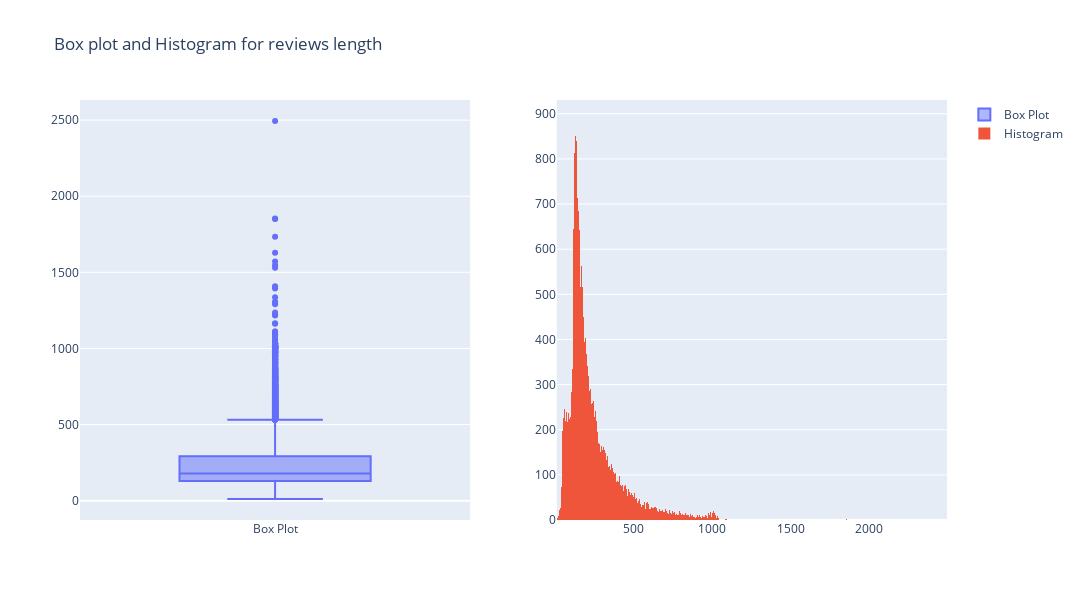
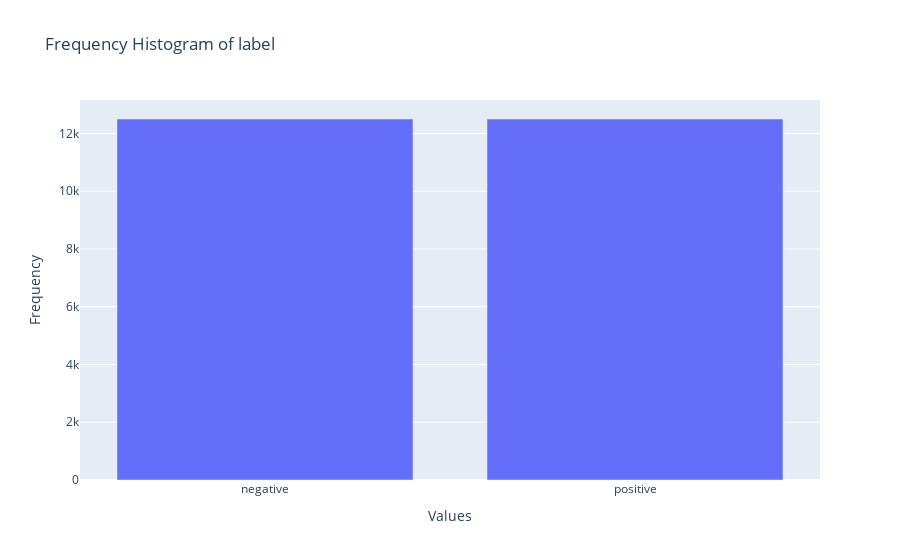

Write notebook code for charts like these, in order.
### Code cell
print(
f" x_train: {len(x_train)}\n",
f"y_train: {len(y_train)}\n",
f"x_test: {len(x_test)}\n",
f"y_test: {len(y_test)}\n",
f"category: {len(set(y_test))}"
)


# negative 0 & positive 1

reviews_length = [ len(review) for review in x_train ]

print(
f" min: {np.min(reviews_length)}\n",
f"max: {np.max(reviews_length)}\n"
)

import plotly.graph_objects as go
import plotly.subplots as sp


# Create subplots
fig = sp.make_subplots(rows=1, cols=2)

# Add box plot
fig.add_trace(go.Box(y=reviews_length, name='Box Plot'), row=1, col=1)

# Add histogram
fig.add_trace(go.Histogram(x=reviews_length, xbins=dict(size=5), name='Histogram'), row=1, col=2)

# hovertext = 
fig.update_traces(hovertext=[f'Length: {length}' for length in reviews_length], row=1, col=2)

# Set layout
fig.update_layout(height=600, width=1080, title='Box plot and Histogram for reviews length')

# Show the graph
fig.show()

# Calculate frequency
value_counts = {}
data = y_train

for value in data:
    value_counts[value] = value_counts.get(value, 0) + 1

# Extract X-axis and Y-axis data
x = list(value_counts.keys())
y = list(value_counts.values())

# Create histogram
fig = go.Figure(data=[go.Bar(x=["negative", "positive"], y=y)])

# Set layout
fig.update_layout(
    title={
        'text': 'Frequency Histogram of label',
    },
    xaxis_title='Values',
    yaxis_title='Frequency'
)

# Show the graph
fig.show()

### Figure 1 — Plotly figure (JSON) as saved in the notebook; plotly's stock layout.template omitted (floating-point values rounded to 4 significant figures; data arrays with more than 128 entries replaced by an {"elided": "..."} marker saying what was removed)
{"data": [{"name": "Box Plot", "type": "box", "xaxis": "x", "y": {"elided": "25000 int values"}, "yaxis": "y"}, {"hovertext": {"elided": "25000 str values"}, "name": "Histogram", "type": "histogram", "x": {"elided": "25000 int values"}, "xaxis": "x2", "xbins": {"size": 5}, "yaxis": "y2"}], "layout": {"height": 600, "title": {"text": "Box plot and Histogram for reviews length"}, "width": 1080, "xaxis": {"anchor": "y", "autorange": true, "domain": [0, 0.45], "range": [-0.5, 0.5], "type": "category"}, "xaxis2": {"anchor": "y2", "autorange": true, "domain": [0.55, 1], "range": [9.5, 2494.0], "type": "linear"}, "yaxis": {"anchor": "x", "autorange": true, "domain": [0, 1], "range": [-126.9, 2632.0], "type": "linear"}, "yaxis2": {"anchor": "x2", "autorange": true, "domain": [0, 1], "range": [0, 930.5]}}}

### Figure 2 — Plotly figure (JSON) as saved in the notebook; plotly's stock layout.template omitted (floating-point values rounded to 4 significant figures)
{"data": [{"type": "bar", "x": ["negative", "positive"], "y": [12500, 12500]}], "layout": {"autosize": true, "title": {"text": "Frequency Histogram of label"}, "xaxis": {"autorange": true, "range": [-0.5, 1.5], "title": {"text": "Values"}, "type": "category"}, "yaxis": {"autorange": true, "range": [0, 13160.0], "title": {"text": "Frequency"}, "type": "linear"}}}
